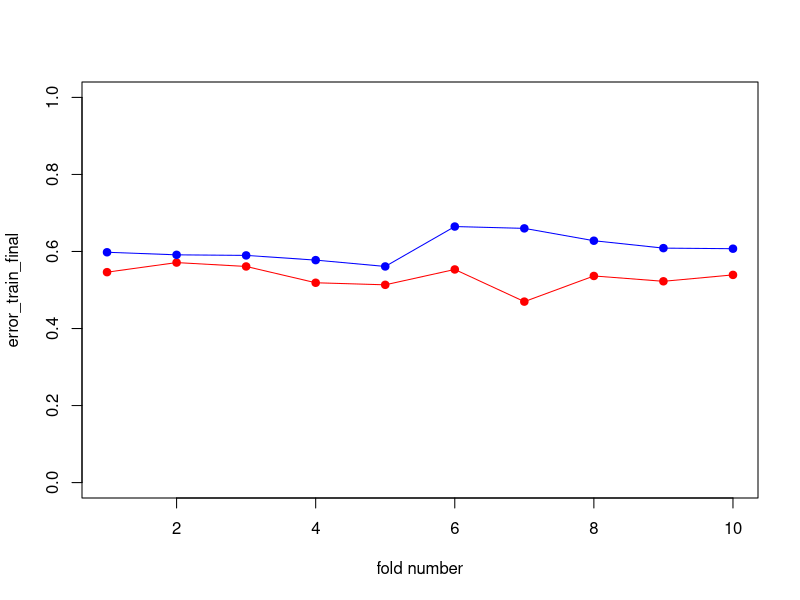

This figure's R source:
## machine learning fall 2023
# linear regression b

rm(list = ls())

##library for cross validation

library(caret)
library(pracma)


##reading modified data

data <- read.csv(file.path("resources", "obesity_final.csv"), sep = ";", dec = ".")

colnames(data)

## selecting features for the linear regression model
## Attribute to predict is the weight of an individual


# (Age, Height) -> (Weight)

tmp_x <- data[, (names(data) %in% c("Age", "Height",
                                    "family_history_with_overweight", "MTRANS"))]
tmp_x <- as.matrix(tmp_x)
X <- cbind(rep(1, length(data$Age)), tmp_x)
y <- as.numeric(data$Weight)

N <- nrow(data)  # Number of samples
M <- ncol(X)  # Number of features
attributeNames <- colnames(X)


K <- 10
set.seed(4280)

CV <- list()
CV$which <- createFolds(y, k = K, list = F)

CV$TrainSize <- c()
CV$TestSize <- c()


KK <- 10
T <- M + 1
## Model 1, simple linear regression

# Initialize variables

#all_w <- array(temp, c(M, T, KK))



ws_final <- matrix(rep(NA, times = K * M), nrow = M)
error_train_final <- c()
error_test_final <- c()
Error_train_rlr <- rep(NA, K)
Error_test_rlr <- rep(NA, K)
w_noreg <- matrix(rep(NA, times = M * K), nrow = M)


y_validate <- c()
y_train_inner <- c()
X_train_inner <- matrix(rep(NA, times = K * M), nrow = M)

X_validate <- matrix(rep(NA, times = K * M), nrow = M)


## constructing the model:
# Standard linear regression

# lambdas = 

for (k in 1:K) {
  paste("Crossvalidation fold ", k, "/", K, sep = "")
  MSE_min <- 0
  # Extract the training and test set
  X_train <- X[CV$which != k, ]
  y_train <- y[CV$which != k]
  X_test <- X[CV$which == k, ]
  y_test <- y[CV$which == k]
  CV$TrainSize[k] <- length(y_train)
  CV$TestSize[k] <- length(y_test)
  
  
  
  # Use 10-fold cross-validation to get the best liner regression model
  KK <- 10
  
  CV2 <- list()
  CV2$which <- createFolds(y_train, k = KK, list = F)
  CV2$TrainSize <- c()
  CV2$ValidateSize <- c()
  
  ## find omega vector that gives the min 
  
  X_train_default <- X_train[CV2$which != 1,]
  y_train_default <- y_train[CV2$which != 1]
  X_validate_default <- X_train[CV2$which == 1, ]
  y_validate_default <- y_train[CV2$which == 1]
  
  Xty_default <- t(X_train_default) %*% y_train_default
  XtX_default <- t(X_train_default) %*% X_train_default
  
  w_optimal <- solve(XtX_default) %*% Xty_default
  error_vector <- c()
  for (kx in 1:(length(y_validate_default))){
    
    error_vector[kx] = y_validate_default[kx] - dot(w_optimal, X_validate_default[kx, ])
    
  }
  
  MSE_min <- (sum(error_vector^2))/length(y_validate_default)
  
  
  ## extracting the best model in the inner loop
  
  for (kk in 1:KK) {
    
    ## in this inner loop, the goal is 
    y_validate <- y_train[CV2$which == kk]
    X_train_inner <- X_train[CV2$which != kk, ]
    y_train_inner <- y_train[CV2$which != kk]
    X_validate <- X_train[CV2$which == kk, ]
    
    
    CV2$TrainSize[kk] <- length(y_train_inner)
    CV2$ValidateSize[kk] <- length(y_validate)
    
    Xty_inner <- t(X_train_inner) %*% y_train_inner
    XtX_inner <- t(X_train_inner) %*% X_train_inner
    
    w_curr <- solve(XtX_inner) %*% Xty_inner
    error_curr <- c()
    for (kx in 1:(length(X_validate[, 1]))){
      error_curr <- append(error_curr, y_validate[kx] - dot(w_curr, X_validate[kx, ]))
    }
    MSE_curr <- (sum(error_curr^2))/length(y_validate)
    
    if (MSE_curr <= MSE_min) {
      MSE_min <- MSE_curr
      w_optimal <- w_curr
    }
  }
  ws_final[, k] <- w_optimal 
  error_train_final[k] <- MSE_min
  error_test_final[k] <- sum((y_test - X_test %*% ws_final[, k])^2)/length(y_test)
  
  
  
  
  # Assuming your data is already standardized and scaled, you don't need to standardize it again.
  # Simply copy the subsets.
  
  # Estimate w for the optimal value of lambda
  
  
  
  
  
  # Compute squared error without regularization
  # Adds a small value to diagonal to avoid a singular matrix
  #w_noreg[, k] <- solve(XtX + (diag(M) * 1e-10)) %*% Xty
  
  # Compute squared error without using the input data at all
  #Error_train_nofeatures[k] <- sum((y_train - mean(y_train))^2)
  #Error_test_nofeatures[k] <- sum((y_test - mean(y_train))^2)
  
  #if (k == K) {
  # dev.new()
  # Display result for cross-validation fold
  #w_mean <- apply(w, c(1, 2), mean)
  
  # Plot weights as a function of the regularization strength (not offset)
  #par(mfrow = c(1, 2))
  #par(cex.main = 1.5) # Define size of title
  #par(cex.lab = 1) # Define size of axis labels
  #par(cex.axis = 1) # Define size of axis labels
  #par(mar = c(5, 4, 3, 1) + .1) # Increase margin size to allow for larger axis labels
  
  
  
  # }
  
  writeLines("Weights in last fold :")
  for (m in 1:M) {
    writeLines(paste(attributeNames[m], ws_final[m, k]))
  }
  
  
}

plot(c(1:10), error_train_final, type = "o", pch = 19,
     ylim = c(0,1), col = "red", xlab = "fold number")
lines(c(1:10), error_test_final, type = "o", pch = 19, col = "blue")

# Display Results




